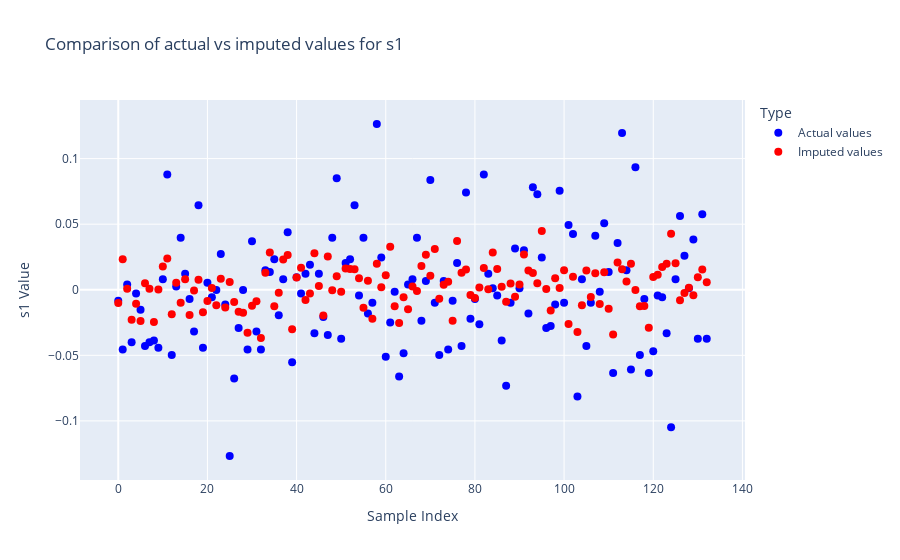
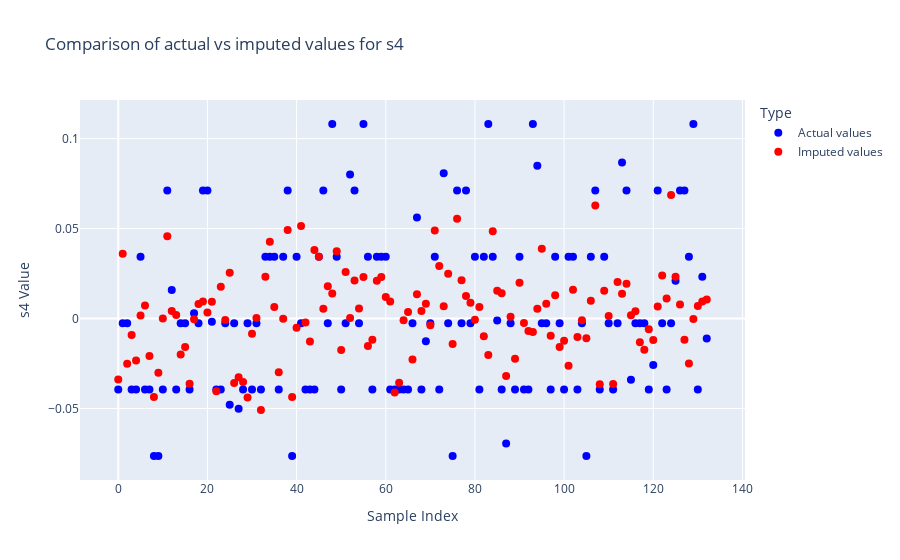

Here is the notebook cell these charts were saved with, in order:
### Markdown cell above
## Evaluating imputation quality

In this demonstration, since the receiver dataset was artificially created by removing variables from the original data, there exists the unique opportunity to evaluate the quality of our imputations by comparing them to the actual values.

### Code cell
# Visualize comparison between actual and imputed values
for var in imputed_variables:
    fig = go.Figure()

    # Plot actual values
    fig.add_trace(
        go.Scatter(
            x=receiver_data.index,
            y=receiver_data[var],
            mode="markers",
            name="Actual values",
            marker=dict(color="blue", size=8),
        )
    )

    # Plot imputed values
    fig.add_trace(
        go.Scatter(
            x=results.receiver_data.index,
            y=results.receiver_data[var],
            mode="markers",
            name="Imputed values",
            marker=dict(color="red", size=8),
        )
    )

    # Customize the plot appearance
    fig.update_layout(
        title=f"Comparison of actual vs imputed values for {var}",
        xaxis_title="Sample Index",
        yaxis_title=f"{var} Value",
        legend_title="Type",
        hovermode="closest",
    )

    fig.show()

### Figure 1 — Plotly figure (JSON) as saved in the notebook; plotly's stock layout.template omitted (floating-point values rounded to 4 significant figures; data arrays with more than 128 entries replaced by an {"elided": "..."} marker saying what was removed)
{"data": [{"marker": {"color": "blue", "size": 8}, "mode": "markers", "name": "Actual values", "type": "scatter", "x": {"elided": "133 int values"}, "y": {"elided": "133 float values"}}, {"marker": {"color": "red", "size": 8}, "mode": "markers", "name": "Imputed values", "type": "scatter", "x": {"elided": "133 int values"}, "y": {"elided": "133 float values"}}], "layout": {"hovermode": "closest", "legend": {"title": {"text": "Type"}}, "title": {"text": "Comparison of actual vs imputed values for s1"}, "xaxis": {"title": {"text": "Sample Index"}}, "yaxis": {"title": {"text": "s1 Value"}}}}

### Figure 2 — Plotly figure (JSON) as saved in the notebook; plotly's stock layout.template omitted (floating-point values rounded to 4 significant figures; data arrays with more than 128 entries replaced by an {"elided": "..."} marker saying what was removed)
{"data": [{"marker": {"color": "blue", "size": 8}, "mode": "markers", "name": "Actual values", "type": "scatter", "x": {"elided": "133 int values"}, "y": {"elided": "133 float values"}}, {"marker": {"color": "red", "size": 8}, "mode": "markers", "name": "Imputed values", "type": "scatter", "x": {"elided": "133 int values"}, "y": {"elided": "133 float values"}}], "layout": {"hovermode": "closest", "legend": {"title": {"text": "Type"}}, "title": {"text": "Comparison of actual vs imputed values for s4"}, "xaxis": {"title": {"text": "Sample Index"}}, "yaxis": {"title": {"text": "s4 Value"}}}}
